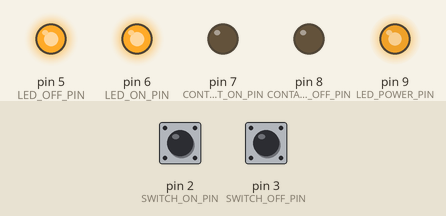
The sketch below on a simulated Arduino Uno, built with avr-gcc and run on an emulated ATmega328P. Parts: output pins drawn as LEDs (lit = HIGH). The test bench sets the inputs (shaded band); at power-on: pin 2 (SWITCH_ON_PIN) LOW, pin 3 (SWITCH_OFF_PIN) LOW. What the sketch prints to the serial monitor is not drawn.

Above: at 2.2 s.
2.3 s: pin 2 (SWITCH_ON_PIN) pulled HIGH for 0.15 s
At 2.37 s:
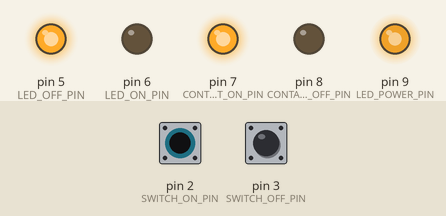
3.9 s: pin 3 (SWITCH_OFF_PIN) pulled HIGH for 0.15 s
At 3.97 s:
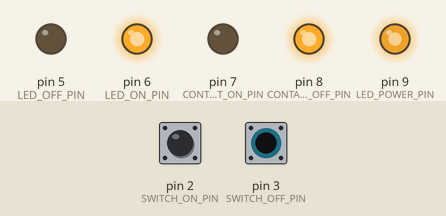
5.5 s: pin 2 (SWITCH_ON_PIN) pulled HIGH for 3.2 s
At 9.3 s:
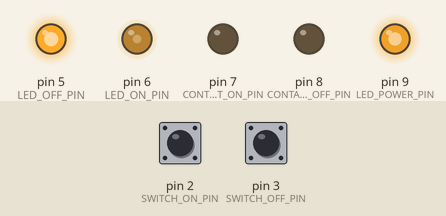
10.2 s: pin 3 (SWITCH_OFF_PIN) pulled HIGH for 1 s
At 12.4 s:
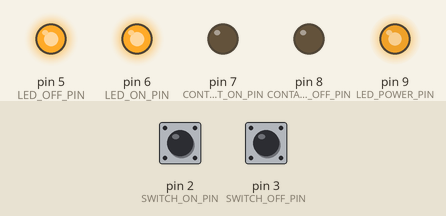
12.7 s: pin 3 (SWITCH_OFF_PIN) pulled HIGH for 3.2 s
At 13.8 s:
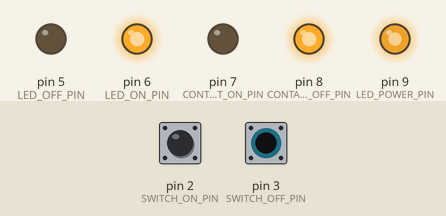
17.4 s: pin 2 (SWITCH_ON_PIN) pulled HIGH for 1 s
At 19.3 s:
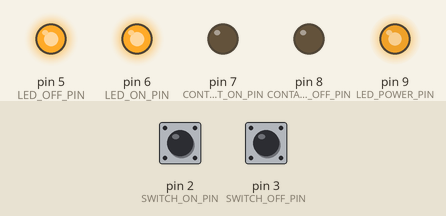
Timing chart, 0 to 20.8 s (numbered marks = the images above; inputs shaded):
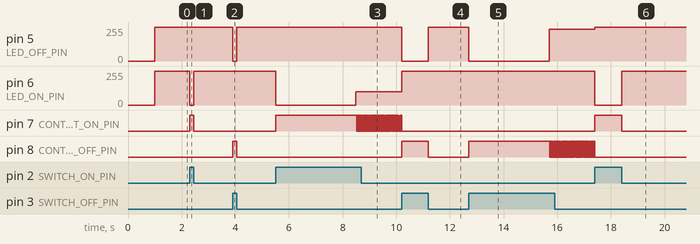

The sketch:

working_light_control.ino
```cpp
// (licence header left out)
// Mappings between pins and components.
#define CONTACT_ON_PIN 7
#define CONTACT_OFF_PIN 8
#define LED_ON_PIN 6
#define LED_OFF_PIN 5
#define LED_POWER_PIN 9
#define SWITCH_ON_PIN 2
#define SWITCH_OFF_PIN 3

// External Interrupts
#define ON_INTERRUPT 0
#define OFF_INTERRUPT 1

// LED values (0 is full brightness, 255 is off)
#define LED_ON_VALUE_FULL 0
#define LED_ON_VALUE_DIM 100
#define LED_ON_VALUE_OFF 255
#define LED_OFF_VALUE_FULL 0
#define LED_OFF_VALUE_DIM 240
#define LED_OFF_VALUE_OFF 255
#define LED_POWER_VALUE_FULL 0
#define LED_POWER_VALUE_DIM 220
#define LED_POWER_VALUE_OFF 255

// Program States
#define STATE_NEUTRAL 0
#define STATE_ON_TEMPORARY 1
#define STATE_ON_LOCKING 2
#define STATE_ON_LOCKED 3
#define STATE_ON_WARNING 4
#define STATE_ON_EXPIRING 5
#define STATE_OFF_TEMPORARY -1
#define STATE_OFF_LOCKING -2
#define STATE_OFF_LOCKED -3
#define STATE_OFF_WARNING -4
#define STATE_OFF_EXPIRING -5

// Times
#define TIME_LOCKING 3000
#define TIME_WARNING 15000
#define TIME_EXPIRING 5000
#define TIME_EXPIRY 3000

// Flash/Relay intervals
#define INTERVAL_CONTACT 20
#define INTERVAL_LED_WARNING 1000
#define INTERVAL_LED_EXPIRING 100

volatile int state;
volatile unsigned long stateTime;

void setup() {
  pinMode(CONTACT_ON_PIN, OUTPUT);
  pinMode(CONTACT_OFF_PIN, OUTPUT);
  pinMode(LED_ON_PIN, OUTPUT);
  pinMode(LED_OFF_PIN, OUTPUT);
  pinMode(LED_POWER_PIN, OUTPUT);

  pinMode(SWITCH_ON_PIN, INPUT);
  pinMode(SWITCH_OFF_PIN, INPUT);

  Serial.begin(9600);
  Serial.println("Starting");

  analogWrite(LED_POWER_PIN, LED_POWER_VALUE_FULL);
  analogWrite(LED_ON_PIN, LED_ON_VALUE_FULL);
  analogWrite(LED_OFF_PIN, LED_OFF_VALUE_FULL);

  delay(1000);

  analogWrite(LED_POWER_PIN, LED_POWER_VALUE_DIM);
  analogWrite(LED_ON_PIN, LED_ON_VALUE_OFF);
  analogWrite(LED_OFF_PIN, LED_OFF_VALUE_OFF);

  state = STATE_NEUTRAL;
  attachInterrupt(ON_INTERRUPT, inputChangeHandler, CHANGE);
  attachInterrupt(OFF_INTERRUPT, inputChangeHandler, CHANGE);

  Serial.println("Ready");
}

void printState(unsigned long now) {
  Serial.print(now);
  Serial.print(": ");
  Serial.print(state);
  Serial.print(" @ ");
  Serial.print(stateTime);
  Serial.println("ms");
}
void loop() {
  unsigned long now = millis();

  // Update the current state if necessary
  // ON_TEMPORARY --wait(TIME_LOCKING)-> ON_LOCKING
  if (state == STATE_ON_TEMPORARY && (stateTime + TIME_LOCKING) <= now) {
    setState(STATE_ON_LOCKING);
  // ON_LOCKED --wait(TIME_WARNING)-> ON_WARNING
  } else if (state == STATE_ON_LOCKED && (stateTime + TIME_WARNING) <= now) {
    setState(STATE_ON_WARNING);
  } // ON_WARNING --wait(TIME_EXPIRING)-> ON_EXPIRING
  else if (state == STATE_ON_WARNING && (stateTime + TIME_EXPIRING) <= now)
    setState(STATE_ON_EXPIRING);

  // OFF_TEMPORARY --wait(TIME_LOCKING)-> OFF_LOCKING
  else if (state == STATE_OFF_TEMPORARY && (stateTime + TIME_LOCKING) <= now)
    setState(STATE_OFF_LOCKING);
  // OFF_LOCKED --wait(TIME_WARNING)-> OFF_WARNING
  else if (state == STATE_OFF_LOCKED && (stateTime + TIME_WARNING) <= now)
    setState(STATE_OFF_WARNING);
  // OFF_WARNING --wait(TIME_EXPIRING)-> OFF_EXPIRING
  else if (state == STATE_OFF_WARNING && (stateTime + TIME_EXPIRING) <= now)
    setState(STATE_OFF_EXPIRING);

  // EXPIRING --wait(TIME_EXPIRY)-> NEUTRAL
  else if ((state == STATE_ON_EXPIRING || state == STATE_OFF_EXPIRING) && stateTime + TIME_EXPIRY <= now)
    setState(STATE_NEUTRAL);

  // Set the output values depending on the current state.
  switch (state) {
    // Do nothing.
    case STATE_NEUTRAL:
      setOuts(LED_ON_VALUE_OFF, LOW, LED_OFF_VALUE_OFF, LOW);
      break;

    // "On" states.
    case STATE_ON_TEMPORARY:
      setOuts(LED_ON_VALUE_FULL, HIGH, LED_OFF_VALUE_OFF, LOW);
      break;
    case STATE_ON_LOCKING:
      setOuts(LED_ON_VALUE_DIM, clock(INTERVAL_CONTACT) ? 1 : 0, LED_OFF_VALUE_OFF, LOW);
      break;
    case STATE_ON_LOCKED:
      setOuts(LED_ON_VALUE_DIM, clock(INTERVAL_CONTACT) ? 1 : 0, LED_OFF_VALUE_OFF, LOW);
      break;
    case STATE_ON_WARNING:
      setOuts(clock(INTERVAL_LED_WARNING) ? LED_ON_VALUE_FULL : LED_ON_VALUE_DIM, clock(INTERVAL_CONTACT), LED_OFF_VALUE_OFF, LOW);
      break;
    case STATE_ON_EXPIRING:
      setOuts(clock(INTERVAL_LED_EXPIRING) ? LED_ON_VALUE_FULL : LED_ON_VALUE_DIM, clock(INTERVAL_CONTACT), LED_OFF_VALUE_OFF, LOW);
      break;

    // "Off" states.
    case STATE_OFF_TEMPORARY:
      setOuts(LED_ON_VALUE_OFF, LOW, LED_OFF_VALUE_FULL, HIGH);
      break;
    case STATE_OFF_LOCKING:
      setOuts(LED_ON_VALUE_OFF, LOW, LED_OFF_VALUE_DIM, clock(INTERVAL_CONTACT) ? 1 : 0);
      break;
    case STATE_OFF_LOCKED:
      setOuts(LED_ON_VALUE_OFF, LOW, LED_OFF_VALUE_DIM, clock(INTERVAL_CONTACT) ? 1 : 0);
      break;
    case STATE_OFF_WARNING:
      setOuts(LED_ON_VALUE_OFF, LOW, clock(INTERVAL_LED_WARNING) ? LED_OFF_VALUE_FULL : LED_OFF_VALUE_DIM, clock(INTERVAL_CONTACT));
      break;
    case STATE_OFF_EXPIRING:
      setOuts(LED_ON_VALUE_OFF, LOW, clock(INTERVAL_LED_EXPIRING) ? LED_OFF_VALUE_FULL : LED_OFF_VALUE_DIM, clock(INTERVAL_CONTACT));
      break;
  }

  // Flash LEDs in expiring states.
  if (state == STATE_ON_EXPIRING || state == STATE_OFF_EXPIRING)
    analogWrite(LED_POWER_PIN, clock(INTERVAL_LED_EXPIRING) ? LED_POWER_VALUE_FULL : LED_POWER_VALUE_DIM);
  else
    analogWrite(LED_POWER_PIN, LED_POWER_VALUE_DIM);

}

// Produce an oscillator of period = 2*interval
boolean clock(int interval) {
  return (millis() % (2 * interval)) > interval;
}

// Update the current state.
void setState(int newState) {
  state = newState;
  stateTime = millis();
}

// Set the LED and relay outputs.
void setOuts(int ledOn, int contactOn, int ledOff, int contactOff) {
  analogWrite(LED_ON_PIN, ledOn);
  analogWrite(LED_OFF_PIN, ledOff);
  digitalWrite(CONTACT_ON_PIN, contactOn);
  digitalWrite(CONTACT_OFF_PIN, contactOff);
}

// Handle a button being pressed.
void inputChangeHandler() {
  boolean on = digitalRead(SWITCH_ON_PIN), off = digitalRead(SWITCH_OFF_PIN);
  // If NEUTRAL or any OFF and inputOn then go to ON_TEMPORARY
  if (on && state <= STATE_NEUTRAL)
    setState(STATE_ON_TEMPORARY);
  // If NEUTRAL or any ON and inputOff then go to OFF_TEMPORARY
  else if (off && state >= STATE_NEUTRAL)
    setState(STATE_OFF_TEMPORARY);
  // If TEMPORARY and input is released, go to NEUTRAL
  else if ((!on && state == STATE_ON_TEMPORARY) || (!off && state == STATE_OFF_TEMPORARY))
      setState(STATE_NEUTRAL);
  // Else if in any ON
  else if (state > STATE_NEUTRAL) {
    if (on && state > STATE_ON_LOCKING)
      setState(STATE_ON_LOCKING);
    else if (!on && state == STATE_ON_LOCKING)
      setState(STATE_ON_LOCKED);
  } else if (state < STATE_NEUTRAL) {
    if (off && state < STATE_OFF_LOCKING)
      setState(STATE_OFF_LOCKING);
    else if (!off && state == STATE_OFF_LOCKING)
      setState(STATE_OFF_LOCKED);
  }
}
```

Measured:
- after the input at 2.3 s, pin 6 (LED_ON_PIN): 255/255 → 0/255 at once, → 255/255 0.15 s later; pin 7 (CONTACT_ON_PIN): LOW → HIGH at once, → LOW 0.15 s later
- after the input at 3.9 s, pin 5 (LED_OFF_PIN): 255/255 → 0/255 at once, → 255/255 0.15 s later; pin 8 (CONTACT_OFF_PIN): LOW → HIGH at once, → LOW 0.15 s later
- after the input at 5.5 s, pin 6 (LED_ON_PIN): 255/255 → 0/255 at once, → 100/255 3.0 s later; pin 7 (CONTACT_ON_PIN): LOW → HIGH at once, then repeats every 0.04 s: LOW 0.02 s, HIGH 0.02 s
- after the input at 10.2 s, pin 5 (LED_OFF_PIN): 255/255 → 0/255 at once, → 255/255 1.0 s later; pin 6 (LED_ON_PIN): 100/255 → 255/255 at once; pin 7 (CONTACT_ON_PIN): goes on until 10.2 s, then stays LOW; pin 8 (CONTACT_OFF_PIN): LOW → HIGH at once, → LOW 1.0 s later
- after the input at 12.7 s, pin 5 (LED_OFF_PIN): 255/255 → 0/255 at once, → 240/255 3.0 s later; pin 8 (CONTACT_OFF_PIN): LOW → HIGH at once, then repeats every 0.04 s: LOW 0.02 s, HIGH 0.02 s
- after the input at 17.4 s, pin 5 (LED_OFF_PIN): 240/255 → 255/255 at once; pin 6 (LED_ON_PIN): 255/255 → 0/255 at once, → 255/255 1.0 s later; pin 7 (CONTACT_ON_PIN): LOW → HIGH at once, → LOW 1.0 s later; pin 8 (CONTACT_OFF_PIN): goes on until 17.4 s, then stays LOW
